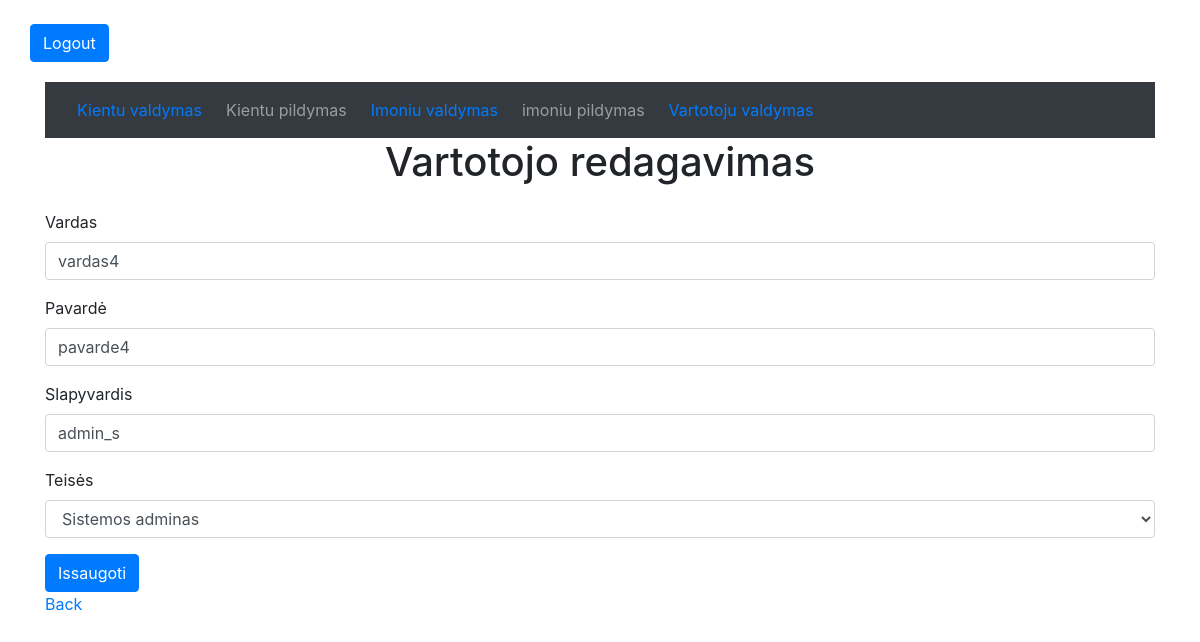
Screenshot of /vartotojaiEdit.php?ID=4 (signed in) with the database file from the repository.
### tables this page shows
CREATE TABLE IF NOT EXISTS `vartotojai` (
  `ID` int(4) NOT NULL AUTO_INCREMENT,
  `vardas` varchar(120) NOT NULL,
  `pavarde` varchar(120) NOT NULL,
  `username` varchar(120) NOT NULL,
  `teises_id` int(4) NOT NULL,
  `password` varchar(120) NOT NULL,
  `registracijos_data` date NOT NULL,
  `paskutinis_prisijungimas` datetime NOT NULL,
  PRIMARY KEY (`ID`)
);

### vartotojaiEdit.php (the view, shortened to what this page needs)
<?php require_once ("prijungimas.php"); ?>
<!DOCTYPE html>
<html lang="en">
<head>
    <?php require_once("priedai.php"); ?>
</head>
<body>
<?php require_once("prsijunges.php"); ?>
<?php if($varT[3] = 1) { ?>
<?php
if(isset($_GET["ID"])) {
    $id = $_GET["ID"];
    $sql = "SELECT * FROM `vartotojai` WHERE `ID` = $id";
    $result = mysqli_query($prisijungimas, $sql);
    if($result->num_rows == 1) {
        $user = mysqli_fetch_array($result);
        $hideForm = false;
    } else {
        echo "ivyko kazkas blogai";
        $hideForm = true;
    }
}
?>
<div class="container">
<?php require_once("priedai/menu.php"); ?>
</nav>
    <?php if($hideForm == false) { ?>
            <h1>Vartotojo redagavimas</h1>
            <form action="vartotojaiEdit.php" method="get">
                <div class="form-group">
                    <label for="vardas">Vardas</label>
                    <input class="form-control" type="text" name="vardas" value="<?php echo $user["vardas"] ?>" />
                </div>
                <div class="form-group">
                    <label for="pavarde">Pavardė</label>
                    <input class="form-control" type="text" name="pavarde" value="<?php echo $user["pavarde"] ?>"/>
                </div>
                <div class="form-group">
                    <label for="username">Slapyvardis</label>
                    <input class="form-control" type="text" name="username" value="<?php echo $user["username"] ?>"/>
                </div>
                <div class="form-group">
                    <label for="teises_id">Teisės</label>
                    <select class="form-control" name="teises_id">
                    <?php
                         $sql = "SELECT * FROM vartotojai_teises";
                         $result = $prisijungimas->query($sql);
                         while($vartotojuTeises = mysqli_fetch_array($result)) {
                            if($user["teises_id"] == $vartotojuTeises["reiksme"] ) {
                                echo "<option value='".$vartotojuTeises["reiksme"]."' selected='true'>";
                            }  else {
                                echo "<option value='".$vartotojuTeises["reiksme"]."'>";
                            }
                                echo $vartotojuTeises["pavadinimas"];
                            echo "</option>";
                        }
                        ?>
                    </select>
                </div>
                <button class="btn btn-primary" type="submit" name="submit">Issaugoti</button>
                <br>
                <a href="vartotojai.php">Back</a>
            </form>
        <?php } else { ?>
        <?php } ?>
    </div>
    <?php } else {
        echo "Error 404";
        echo "<br>";
        echo "<a href='vartotojai.php'>Back</a>";} ?>
</body>
</html>

### vartotojaiEdit.php (style rules this page uses)
.container { margin-bottom: 20px; }
h1 { text-align: center; }
form { margin-top: 24px; }

### rows the page displays
vartotojai: vardas "vardas4", pavarde "pavarde4", username "admin_s"

### other values shown
form field teises_id "Sistemos adminas"
